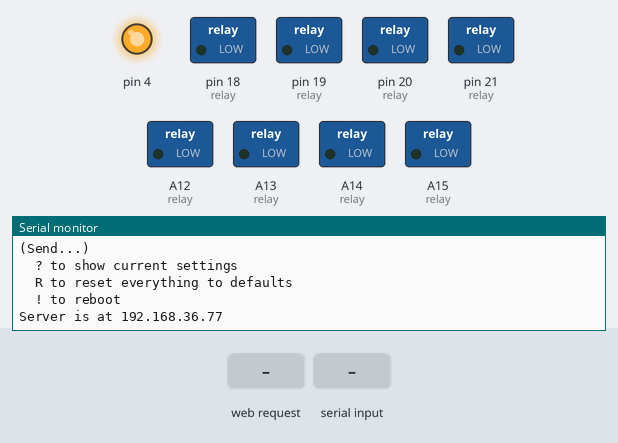
Bench run of a sketch on a simulated Arduino Mega 2560, built with avr-gcc and run on an emulated ATmega2560. Shown: switched loads named in the sketch (green lamp = pin HIGH), output pins drawn as LEDs (lit = HIGH), the last lines printed to the serial monitor. Inputs (shaded band) come from the test bench. WiFi joins after 1.5 s; servers stay silent unless stated; EEPROM starts erased; pins used as bus, display or sensor lines are not drawn.

Above: at 1.4 s.
1.5 s: HTTP request GET /relay received
At 2.7 s:
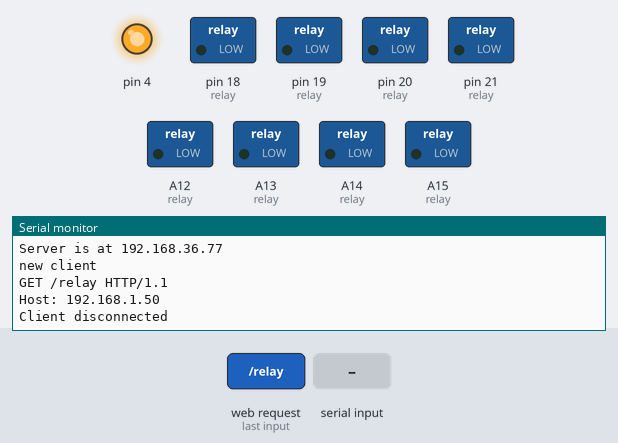
3.0 s: "?\n" received over Serial
At 4.1 s:
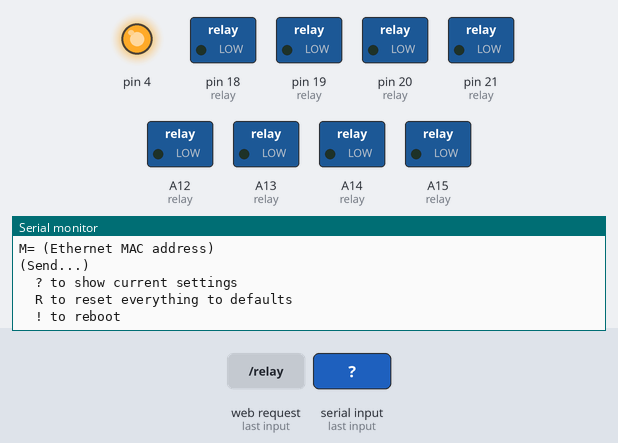

Measured:
- after the input at 1.5 s, the serial monitor: prints a new line at once (image 1)
- after the input at 3.0 s, the serial monitor: prints a new line at once (image 2)

The sketch:

power-switch.ino
```cpp
/*
  Power switch with Ethernet interface

  https://github.com/nuess0r/power-switch

  Additional contributions from:
  -

  CONNECTION for Arduino Mega:
    Pins D21        Relay left 0
    Pins D20        Relay left 1
    Pins D19        Relay left 2
    Pins D18        Relay left 3
    Pins A15        Relay right 0
    Pins A14        Relay right 1
    Pins A13        Relay right 2
    Pins A12        Relay right 3

*/
#define VERSION "2025-03-15"

// Required libs
#include <stdint.h> // uint8_t type variables
#include <SPI.h>
#include <Ethernet.h>
#include <arduino-timer.h>  // Timer library for delaying function calls

// Included libs
#include "settings.h"

//---------------------------------------------------------------------------
// Network configuration

//the IP address is dependent on your network
IPAddress ip(192, 168, 36, 77);

// the router's gateway address:
IPAddress gateway(192, 168, 36, 1);

// the subnet:
IPAddress subnet(255, 255, 255, 0);

// the dns server ip
IPAddress dnServer(192, 168, 36, 1);

// Port you want to use (port 80 is default for HTTP):
EthernetServer Server(80);

byte mac[] = {
  0xDE, 0xAD, 0xBE, 0xEF, 0xFE, 0xED
};


//---------------------------------------------------------------------------
// Toggle delay in milliseconds
const unsigned long toggleDelay = 20000UL;

//---------------------------------------------------------------------------
// Output description text
String relayText(uint8_t i, uint8_t j) {
  // 20 characters per output, fill the remaining with space
  String outputText =
  //|      String 1     |      String 2     |      String 3     |      String 4     |      String 5     |      String 6     |      String 7     |      String 8     |
  F("Text 1              Text 2              Text 3              Text 4              Text 5              Text 6              Text 7              Text 8              ");

  return outputText.substring((i+1)*j*20, (i+1)*j*20+19);
}

//---------------------------------------------------------------------------
// Pin configuration

// Define the pins used by the relay
const uint8_t relay[2][4] = {
  {21, 20, 19, 18},
  {A15, A14, A13, A12}
};

// State of the Relais after power-on
#define NO 0  // Normaly open = initially off
#define NC 1  // Normaly closed = initially on

const uint8_t relayInit[2][4] = {
  {NC, NC, NC, NO},
  {NC, NC, NC, NO}
};

// Pin the Ethernet shield reset pin is attached to
const uint8_t ethResetPin = 8;

//---------------------------------------------------------------------------
// Code

Timer<8, millis, uint8_t> timer;

// Ethernet client variables
String readString;
String htmlString;

// Holds the relay state during runtime
uint8_t relayState[2][4];

void relayOff(uint8_t i, uint8_t j) {
  if(NO == relayInit[i][j]) {
    digitalWrite(relay[i][j], LOW);
  } else { // NC
    digitalWrite(relay[i][j], HIGH);
  }
  relayState[i][j] = 0;
}

void relayOn(uint8_t i, uint8_t j) {
  if(NO == relayInit[i][j]) {
    digitalWrite(relay[i][j], HIGH);
  } else { // NC
    digitalWrite(relay[i][j], LOW);
  }
  relayState[i][j] = 1;
}

bool relayToggle(uint8_t relay) {
  uint8_t i, j;

  j = relay & 0x07; // First 3 bit
  i = (relay & 0x10) >> 4; // bit 4

  if(0 == (relay & 0x20)) {  // bit 5
    relayOff(i, j);
  } else {
    relayOn(i, j);
  }
  return true; // to repeat the action - false to stop
}

void setup() {
  // make the LED pins outputs
  for(uint8_t i=0;i<2;i++){
    for(uint8_t j=0;j<4;j++){
      pinMode(relay[i][j], OUTPUT);
      relayState[i][j] = relayInit[i][j];
    }
  }

  // disable SD card otherwise the Ethernet shield doesn't work on the Mega
  pinMode(4,OUTPUT);
  digitalWrite(4,HIGH);

  // Manually reset the Ethernet shield
  pinMode(ethResetPin, OUTPUT);
  digitalWrite(ethResetPin, HIGH);
  delay(50);
  digitalWrite(ethResetPin, LOW);
  delay(50);
  digitalWrite(ethResetPin, HIGH);
  delay(100);

  // Open serial communications and wait for port to open:
  Serial.begin(115200);
  while (!Serial) {
    ; // wait for serial port to connect. Needed for native USB port only
  }
  settingsEepromRead();
  showSettingsMenu();

  // start the Ethernet connection and the server:
  //server(user_settings.server_port);
  //Ethernet.begin(user_settings.server_mac, user_settings.server_ip);
  Ethernet.begin(mac, ip, dnServer, gateway, subnet);
  Server.begin();
  Serial.print("Server is at ");
  Serial.println(Ethernet.localIP());

}

// Display dashboard page with on/off button for relay

void dashboardPage(EthernetClient &Client) {
  // HTML header
  Client.println(F("<!DOCTYPE HTML><html><head>"));
  Client.println(F("<meta name='apple-mobile-web-app-capable' content='yes' /> <meta name='apple-mobile-web-app-status-bar-style' content='black-translucent' /> <meta name=\"viewport\" content=\"width=device-width, initial-scale=1\">"));
  Client.println(F("<meta http-equiv=\"refresh\" content=\"10;url=/\" />"));
  Client.println(F("<title>Ethernet Power Switch</title>"));
  // CSS styles
  Client.println(F("<style>html, body {height: 100%; font-family: -apple-system, system-ui, system-ui, \"Segoe UI\", Roboto, \"Helvetica Neue\", \"Fira Sans\", Ubuntu, Oxygen, \"Oxygen Sans\", Cantarell, \"Droid Sans\", \"Apple Color Emoji\", \"Segoe UI Emoji\", \"Segoe UI Symbol\", \"Lucida Grande\", Helvetica, Arial, sans-serif; font-size: 14px;}"));
  Client.println(F(".bt { align-items: center; border: 0; border-radius: 100px; box-sizing: border-box; color: #ffffff; cursor: pointer; display: inline-flex;font-size: 14px; font-weight: 600; justify-content: center; line-height: 20px; max-width: 480px; min-height: 30px; min-width: 0px; overflow: hidden;"));
  Client.println(F("padding: 0px; padding-left: 20px; padding-right: 20px; text-align: center; touch-action: manipulation;transition: background-color 0.167s cubic-bezier(0.4, 0, 0.2, 1) 0s, box-shadow 0.167s cubic-bezier(0.4, 0, 0.2, 1) 0s, color 0.167s cubic-bezier(0.4, 0, 0.2, 1) 0s;user-select: none; -webkit-user-select: none; vertical-align: middle;}"));
  Client.println(F(".bt{background-color: #ccc;} .bt:hover, .bt:focus { background-color: #aaa; color: #ffffff;}"));
  Client.println(F(".bt.tg{background-color: #0A66C2;} .bt.tg:hover, .bt.tg:focus { background-color: #16437E; color: #ffffff;} .bt.tg:active { background: #09223b; color: rgb(255, 255, 255, .7);} .bt.tg:disabled { cursor: not-allowed; background: rgba(0, 0, 0, .08); color: rgba(0, 0, 0, .3);}"));
  Client.println(F(".sl {--s: 25px; height: var(--s); aspect-ratio: 2.5; width: auto; border-radius: var(--s); padding: calc(var(--s)/10); margin: calc(var(--s)/4); cursor: pointer; background: radial-gradient(farthest-side,#fff 96%,#0000) var(--_p,0%)/var(--s) content-box no-repeat, var(--_c,#ccc); box-sizing: content-box; appearance: none;"));
  Client.println(F("-moz-appearance: none; -webkit-appearance: none; vertical-align: middle; transform-origin: calc(3*var(--s)/5) 50%; transition: transform cubic-bezier(0,300,1,300) .5s,background .3s .1s ease-in;} .sl:checked {--_c: #85ff7a;--_p: 100%;}"));
  Client.println(F(".st {width: 20px; display: inline-block;}</style></head><body>"));
  // HTML body
  Client.println(F("<H1>Ethernet Power Switch</H1><hr /><input type=button class=bt value=Refresh onmousedown=\"location.href='/'\">"));
  for(uint8_t i=0;i<2;i++){
    // Generates the section for a phase
    htmlString = F("<hr /><H2>Phase ");
    htmlString += i + 1;
    Client.println(htmlString + "</H2>");

    for(uint8_t j=0;j<4;j++){
      // Generates buttons to control the relay
      Client.println(F(""));
      htmlString = F("<h3>Relay ");
      htmlString += j + 1;
      htmlString += " - ";
      htmlString += relayText(i, j);
      Client.println(htmlString);
      Client.println(F("</h3><span class=st>"));
      if(1 == relayState[i][j]) {
        Client.println("On");
      } else {
        Client.println("Off");
      }
      Client.println(F("</span><input type=\"checkbox\" "));
      if(1 == relayState[i][j]) {
        Client.println("checked");
      }
      Client.println(F(" class=sl "));
      htmlString = F("onmousedown=\"location.href='/relay");
      htmlString += i;
      htmlString += j;
      if(1 == relayState[i][j]) {
        htmlString += F("?off'\">");
      } else {
        htmlString += F("?on'\">");
      }
      Client.println(htmlString);
      Client.println(F("<input type=button class=\"bt tg\" value=TOGGLE "));
      htmlString = F("onmousedown=\"location.href='/relay");
      htmlString += i;
      htmlString += j;
      htmlString += F("?toggle'\"><br />");
      Client.println(htmlString);
    }
  }

  Client.println(F("<hr /><a href=https://github.com/nuess0r/power-switch >Code on Github</a></body></html>"));
}

void loop() {
  timer.tick();

  while(Serial.available()) {  // see if there are someone is trying to edit settings via serial port
    processSerial(Serial.read());
  }

  // listen for incoming clients
  EthernetClient Client = Server.available();
  if (Client) {
    Serial.println("new client");
    // an http request ends with a blank line
    boolean currentLineIsBlank = true;
    while (Client.connected()) {
      if (Client.available()) {
        char c = Client.read();
        Serial.write(c);
       //read char by char HTTP request
        if (readString.length() < 100) {

          //store characters to string
          readString += c;
        }
        // if you've gotten to the end of the line (received a newline
        // character) and the line is blank, the http request has ended,
        // so you can send a reply
        if (c == '\n' && currentLineIsBlank) {
          dashboardPage(Client);
          break;
        }
        if (c == '\n') {
          // Check if we have a valid request
          //example: GET /relay02?off'
          for(uint8_t i=0;i<2;i++){
            for(uint8_t j=0;j<4;j++){
              htmlString = F("GET /relay");
              htmlString += i;
              htmlString += j;
              if(readString.indexOf(htmlString + "?off") > 0){
                relayOff(i,j);
              }
              if(readString.indexOf(htmlString + "?on") > 0){
                relayOn(i,j);
              }
              if(readString.indexOf(htmlString + "?toggle") > 0){
                if(1 == relayState[i][j]) {
                  relayOff(i, j);
                  timer.in(toggleDelay, relayToggle, (1 << 5) + (i << 4) + j);
                } else {
                  relayOn(i, j);
                  timer.in(toggleDelay, relayToggle, (i << 4) + j);
                }
              }
            }
          }

          // you're starting a new line
          currentLineIsBlank = true;

          //clearing string for next read
          readString="";
        }
        else if (c != '\r') {
          // you've gotten a character on the current line
          currentLineIsBlank = false;
        }
      }
    }
    // give the web browser time to receive the data
    delay(1);
    // close the connection:
    Client.stop();
    Serial.println("Client disconnected");
  }
}
```

settings.h
```cpp
#include "HardwareSerial.h"
#include <avr/wdt.h>
#include <EEPROM.h>
#include <Ethernet.h>

/// Defaults

// change this whenever the saved settings are not compatible with a change
// it force a load from defaults.
#define SETTINGS_VERSION 1

// Enter a MAC address and IP address for your controller below.
// The IP address will be dependent on your local network:
#define MAC  { 0xDE, 0xAD, 0xBE, 0xEF, 0xFE, 0xED}
#define IP {192, 168, 1, 177}
#define NETMASK {255, 255, 255, 0}

enum ErrorNums{
	ERR_SETTING_NUM,
	ERR_SETTING_RANGE
};

typedef struct {
	uint8_t settings_version; // stores the settings format version

	IPAddress server_ip;
  IPAddress server_netmask;
	uint8_t server_port;
  uint8_t server_mac[6];

}settings_t;

settings_t user_settings;

#define READ_BUFFER_LEN 8
#define CARRIAGE_RETURN 13
char readBuffer[READ_BUFFER_LEN];
uint8_t readIndex = 0;

long lastInputTime = 0;

void resetCpu();
void processSerial(char inChar);
void showSettingsMenu();
void resetSettings();
void changeSetting(char *line);
void settingsEepromWrite();
void printError(int reason);


void resetCpu()
{
  wdt_enable(WDTO_15MS);
  while(1)
  {
    // wait for it...boom
  }
}

void processSerial(char inChar)
{
	readBuffer[readIndex] = inChar;

		switch(readBuffer[readIndex]) {
			case '?':// show settings
				readIndex = 0;
				Serial.print(F("ETHER POWER SWITCH VERSION: ")); Serial.println(F(VERSION));
				showSettingsMenu();
				return;
			break;

			case 'R': // reset to defaults
				readIndex = 0;
				resetSettings();
				return;
			break;

			case '!': // reboot
				resetCpu();
			break;

			default:
			break;
		}

		if (readBuffer[readIndex] == CARRIAGE_RETURN) {
			if (readIndex < 3) {
				// not enough characters
				readIndex = 0;
			}
			else {
				readBuffer[readIndex] = 0; // mark it as the end of the string
				changeSetting(readBuffer);
				readIndex = 0;
			}
		}
		else if (readIndex >= READ_BUFFER_LEN) {
			readIndex = 0; // too many characters. Reset and try again
		}
		else
			readIndex++;
}

void showSettingsMenu() {


	Serial.println(F("\r\n====== EtherPower Settings Menu ========"));
	Serial.println(F("=       Current values are shown         ="));
	Serial.println(F("=       Send new values like B=150       ="));
	Serial.println(F("=       with a carriage return           ="));
	Serial.println(F("=========================================="));

	Serial.print(F("\r\nI="));
	//Serial.print(user_settings.server_ip);
	Serial.println(F(" (Server IP address)"));

	Serial.print(F("N="));
	//Serial.print(user_settings.server_netmask);
	Serial.println(F(" (Server netmask)"));

  Serial.print(F("P="));
  //Serial.print(user_settings.server_port);
  Serial.println(F(" (Server port. Port 80 is default for HTTP"));

  Serial.print(F("M="));
  //Serial.print(user_settings.server_mac);
  Serial.println(F(" (Ethernet MAC address)"));

	Serial.println(F("\r\n(Send...)"));
	Serial.println(F("  ? to show current settings"));
	Serial.println(F("  R to reset everything to defaults"));
  Serial.println(F("  ! to reboot\r\n"));

}

void resetSettings() {
	user_settings.settings_version = SETTINGS_VERSION;

	settingsEepromWrite();

}

void changeSetting(char *line) {


	char setting_val[6];
  char param;
  uint16_t newValue;

	if (readBuffer[1] != '='){  // check if the equals sign is there
		Serial.print(F("Missing '=' in command"));
		readIndex = 0;
		return;
  }

	// move the value characters into a char array while verifying they are digits
  for(int i=0; i<5; i++) {
	if (i+2 < readIndex) {
		if (isDigit(readBuffer[i+2]))
			setting_val[i] = readBuffer[i+2];
		else {
			Serial.println(F("Invalid setting value"));
			return;

		}
	}
	else
		setting_val[i] = 0;
  }

	param = readBuffer[0];
  newValue = atoi(setting_val); // convert the val section to an integer

	switch (param) {

		lastInputTime = millis(); // reset screensaver count

		case 'C': // LED Count
//        user_settings.led_count = constrain(newValue, MIN_LEDS, MAX_LEDS);
				settingsEepromWrite();
		break;

		default:
			Serial.print(F("Command Error: "));
			Serial.println(readBuffer[0]);
			return;
		break;

  }
	showSettingsMenu();

}

void settingsEepromRead()
{
	uint8_t ver = EEPROM.read(0);
	uint8_t temp[sizeof(user_settings)];
	bool read_fail = false;

	if (ver != SETTINGS_VERSION) {
		Serial.println(F("Error: Reading EEPROM settings failed"));
		Serial.println(F("Loading defaults"));
		resetSettings();
		return;
	}

	for (int i=0; i<sizeof(user_settings); i++)
	{
		temp[i] = EEPROM.read(i);
	}

	memcpy((char*)&user_settings, temp, sizeof(user_settings));

	// if any values are out of range, reset them all

  //	if (user_settings.led_count < MIN_LEDS || user_settings.led_count > MAX_LEDS)
  //		read_fail = true;

	if (read_fail) {
		resetSettings();

	}

}

void settingsEepromWrite() {
	uint8_t temp[sizeof(user_settings)];
	memcpy(temp, (char*)&user_settings, sizeof(user_settings));

	for (int i=0; i<sizeof(user_settings); i++)
	{
		EEPROM.write(i, temp[i]);
	}
}

void printError(int reason) {
	switch(reason) {
		case ERR_SETTING_NUM:
			Serial.print(F("Error: Invalid setting number"));
		break;
		case ERR_SETTING_RANGE:
			Serial.print(F("Error: Setting out of range"));
		break;
		default:
			Serial.print(F("Error:"));Serial.println(reason);
		break;
	}
}
```
